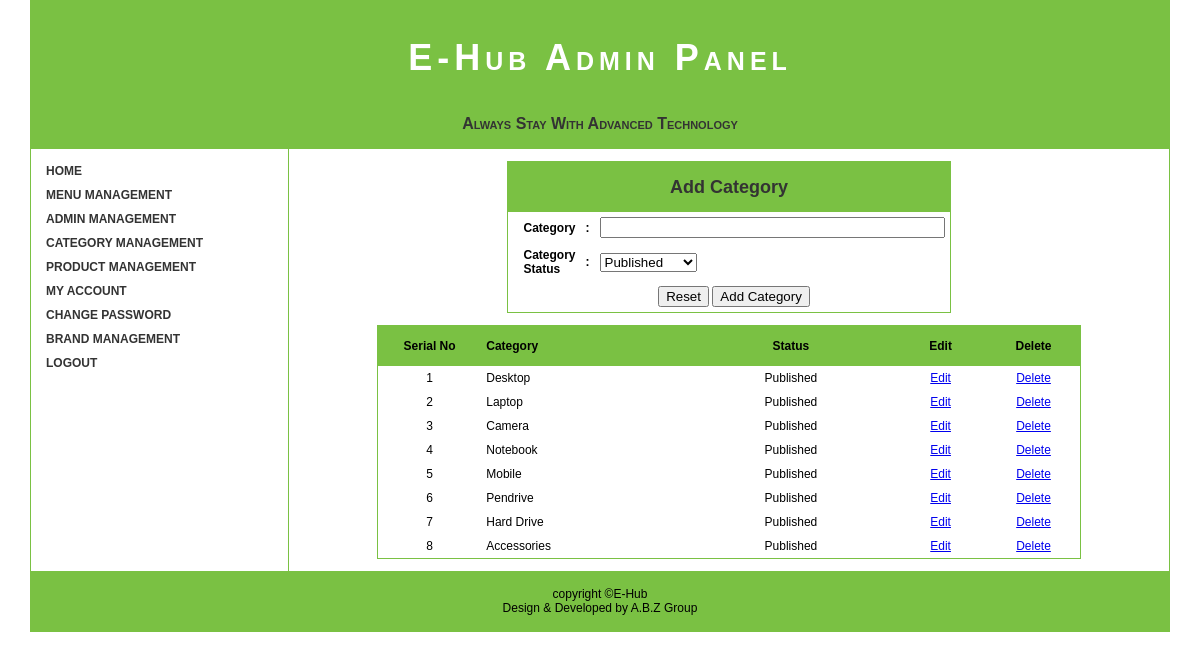
Screenshot of /admin/cat_manage.php (signed in) with the database file from the repository.
### tables this page shows
CREATE TABLE IF NOT EXISTS `menu` (
  `mid` int(11) NOT NULL AUTO_INCREMENT,
  `mname` varchar(255) NOT NULL,
  `mlink` varchar(255) NOT NULL,
  `mcategory` varchar(255) NOT NULL,
  `mstatus` varchar(255) NOT NULL,
  PRIMARY KEY (`mid`)
);

CREATE TABLE IF NOT EXISTS `category` (
  `cid` int(11) NOT NULL AUTO_INCREMENT,
  `cname` varchar(255) NOT NULL,
  `cstatus` varchar(255) NOT NULL,
  PRIMARY KEY (`cid`)
);

### admin/cat_manage.php (the view, shortened to what this page needs)
<?php
$aid=$_SESSION['aid'];
$acat=$_SESSION['category'];
$aname=$_SESSION['name'];
$astatus=$_SESSION['astatus'];
if($acat!="" and $aid!="" and $aname!="" and $astatus=="Published")
{
?>
<!DOCTYPE html>
<html >
<head>
</head>
<body>
<table width="95%" border="0" cellspacing="0" cellpadding="0" align="center" style="border:1px solid #7ac143;">
  <tr>
    <?php
	include("header.php");
	?>
  </tr>
  <tr height="auto">
    <td width="20%" align="left">
    <table width="100%" border="0" cellspacing="0" cellpadding="0" >
          <tr>
            <td width="20%" style="border-right:1px solid #7ac143; height:auto;" valign="top">
            <?php
			include("menu.php");
			?>
            </td>
            <td width="80%" align="center" valign="middle"  style="height:auto;">
            <form action="submit.php" method="post" name="menu">
            <table width="50%" border="0" cellspacing="0" cellpadding="5" style="border:1px solid #7ac143;">
              <tr>
                <td height="40" colspan="3" style="background-color:#7ac143; text-align:center; font-size:18px; color:#333;"><strong>Add Category</strong></td>
              </tr>
              <tr>
                <td width="40%" align="left" valign="middle" style="padding-left:15px;"><strong>Category</strong></td>
                <td width="5%" align="center" valign="middle"><strong>:</strong></td>
                <td width="55%" align="left" valign="middle"><input name="cname" type="text" required="required" id="cname" size="40" /></td>
              </tr>
              <tr>
                <td width="40%" align="left" valign="middle" style="padding-left:15px;"><strong>Category Status</strong></td>
                <td width="5%" align="center" valign="middle"><strong>:</strong></td>
                <td width="55%" align="left" valign="middle"><select name="cstatus" id="cstatus">
                  <option  value="Published">Published</option>
                </select></td>
              </tr>
              <tr>
                <td colspan="3" align="center" valign="middle" style="padding-left:15px;"><input type="reset" name="Reset" id="button" value="Reset" />
                  <input type="submit" name="submit" id="submit" value="Add Category" /></td>
                </tr>
            </table>
            </form>
            <table width="80%" border="0" cellspacing="0" cellpadding="5" style="border:1px solid #7ac143;">
              <tr style=" background-color:#7ac143; ">
                <td width="10%" height="30" align="center" valign="middle"><strong>Serial No</strong></td>
                <td width="20%" height="30" align="left" valign="middle"><strong>Category</strong></td>
                <td width="20%" height="30" align="center" valign="middle"><strong>Status</strong></td>
                <td width="9%" height="30" align="center" valign="middle"><strong>Edit</strong></td>
                <td width="9%" height="30" align="center" valign="middle"><strong>Delete</strong></td>
              </tr>
              <?php
			  $serial=1;
			  $sql=mysql_query("select * from category");
			  while($data_cat=mysql_fetch_array($sql))
			  {
			  ?>
              <tr>
                <td width="10%" align="center" valign="middle"><?php echo $serial; ?></td>
                <td width="20%" align="left" valign="middle"> <?php  echo $data_cat['cname'];?></td>
                <td width="20%" align="center" valign="middle"><?php  echo $data_cat['cstatus'];?></td>
                <td width="9%" align="center" valign="middle"><a href="cat_edit.php<?php echo "?catid=$data_cat[cid]"; ?>"> Edit</a></td>
                <td width="9%" align="center" valign="middle"><?php echo "<a href=\"javascript:deleteAdmin(delaid=$data_cat[cid])\">Delete</a>";?></td>
              </tr>
              <?php
			  $serial++;
			  }
			  ?>
            </table>
            </td>
        </tr>
	  </table>
    </td>
  </tr>
  <tr>
    <?php
	include("footer.php");
	?>
  </tr>
</table>
</body>
</html>
<?php
}
else
{
	$_SESSION['msg']="Please login first";
	header("Location:index.php");
}
?>

### admin/menu.php
<link href="style.css" rel="stylesheet" type="text/css" />
<ul>
            <?php
			if($acat=='Superadmin')
			{
				$sql=mysql_query("select * from menu where mstatus='Published'");
			}
			else
			{
				$sql=mysql_query("select * from menu where mstatus='Published' and mcategory!='Superadmin'");
			}
			while($data=mysql_fetch_array($sql))
			{
			?>
            	<li > <a href="<?php echo $data["mlink"]; ?>" > <?php echo $data['mname'];?></a>
                </li>
                <?php
			}
				?>
        </ul>

### admin/style.css (style rules this page uses)
td ul { list-style-type:none; margin:10px 0px 10px 0px; padding:0; overflow:hidden; }
td ul li { float:left; }
td ul li a:link,td ul li a:visited { display:block; width:237px; font-weight:bold; color:#333; text-align:left; padding:5px 5px 5px 15px; text-decoration:none; text-transform:uppercase; }

### admin/cat_manage.php (style rules this page uses)
body { margin:0; padding:0; font-family:Verdana, Geneva, sans-serif; font-size:12px; }

### rows the page displays
menu: mname "HOME"
menu: mname "MENU MANAGEMENT"
menu: mname "ADMIN MANAGEMENT"
menu: mname "CATEGORY MANAGEMENT"
menu: mname "PRODUCT MANAGEMENT"
menu: mname "MY ACCOUNT"
menu: mname "CHANGE PASSWORD"
menu: mname "BRAND MANAGEMENT"
menu: mname "LOGOUT"
category: cname "Desktop", cstatus "Published"
category: cname "Laptop", cstatus "Published"
category: cname "Camera", cstatus "Published"
category: cname "Notebook", cstatus "Published"
category: cname "Mobile", cstatus "Published"
category: cname "Pendrive", cstatus "Published"
category: cname "Hard Drive", cstatus "Published"
category: cname "Accessories", cstatus "Published"
